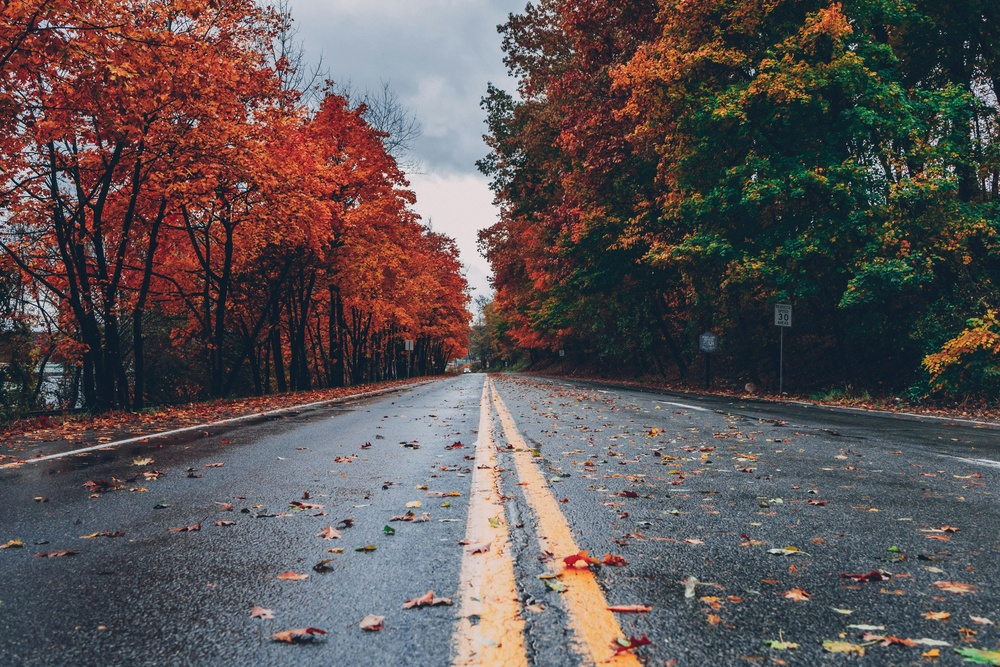
#> input picture p1.jpg, 1000 x 667 px, shrunk from 5472 x 3648 before the run
$ python watershed_test.py
#> lines starting #> are read from the running program, lines starting #| are printed output that depends on the picture; after the words box and inside, x2 and y2 are one past the last pixel; in counts of white or black regions, pixels touching at a corner belong together
import numpy as np
import cv2 as cv
from matplotlib import pyplot as plt
import cv2

img = cv.imread('p1.jpg')
#> img is the input picture: shape (667, 1000, 3); mean B, G, R 83.7, 83, 91.6
assert img is not None, "file could not be read, check with os.path.exists()"
gray = cv.cvtColor(img,cv.COLOR_BGR2GRAY)
ret, thresh = cv.threshold(gray,0,255,cv.THRESH_BINARY_INV+cv.THRESH_OTSU)
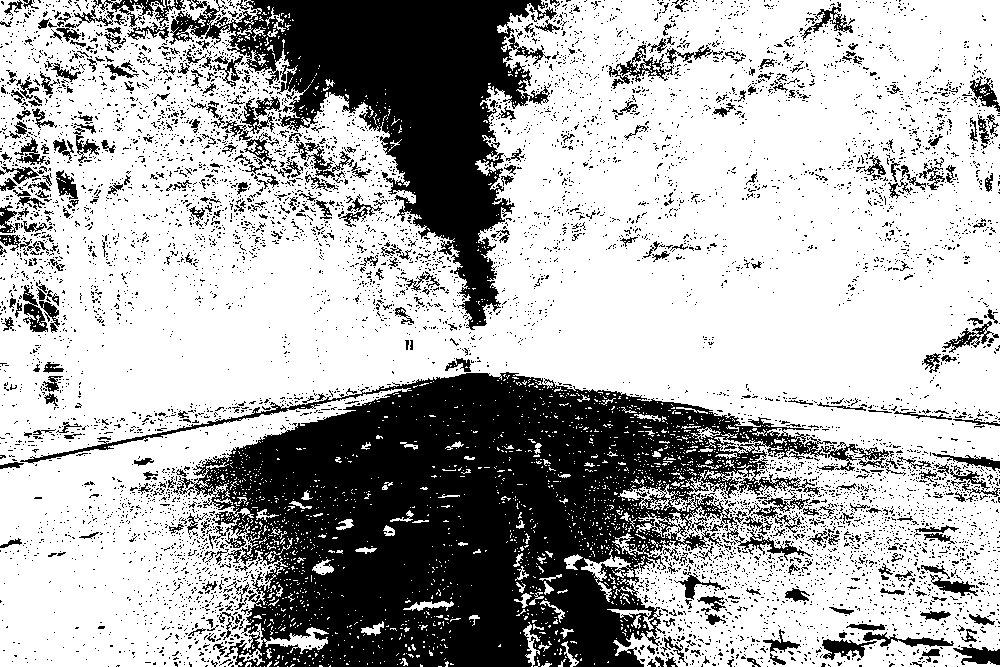
#> thresh: shape (667, 1000); 68.6% white; 7322 black regions (6927 under 20 px), largest, box (x1, y1, x2, y2) and area: (20, 372, 889, 667) 111706, (169, 0, 557, 330) 43639, (56, 0, 165, 42) 930
#> ret = 103
# noise removal
kernel = np.ones((3,3),np.uint8)
opening = cv.morphologyEx(thresh,cv.MORPH_OPEN,kernel, iterations = 2)
#> opening: shape (667, 1000); 54% white; 1257 black regions (1087 under 20 px), largest, box (x1, y1, x2, y2) and area: (0, 338, 1000, 667) 172382, (0, 0, 605, 334) 92456, (602, 14, 746, 120) 3518

# sure background area
sure_bg = cv.dilate(opening,kernel,iterations=3)
#> sure_bg: shape (667, 1000); 67.8% white; 200 black regions (116 under 20 px), largest, box (x1, y1, x2, y2) and area: (142, 373, 1000, 667) 140025, (76, 0, 568, 325) 55632, (0, 69, 80, 262) 4308

# Finding sure foreground area
dist_transform = cv.distanceTransform(opening,cv.DIST_L2,5)
ret, sure_fg = cv.threshold(dist_transform,0.7*dist_transform.max(),255,0)
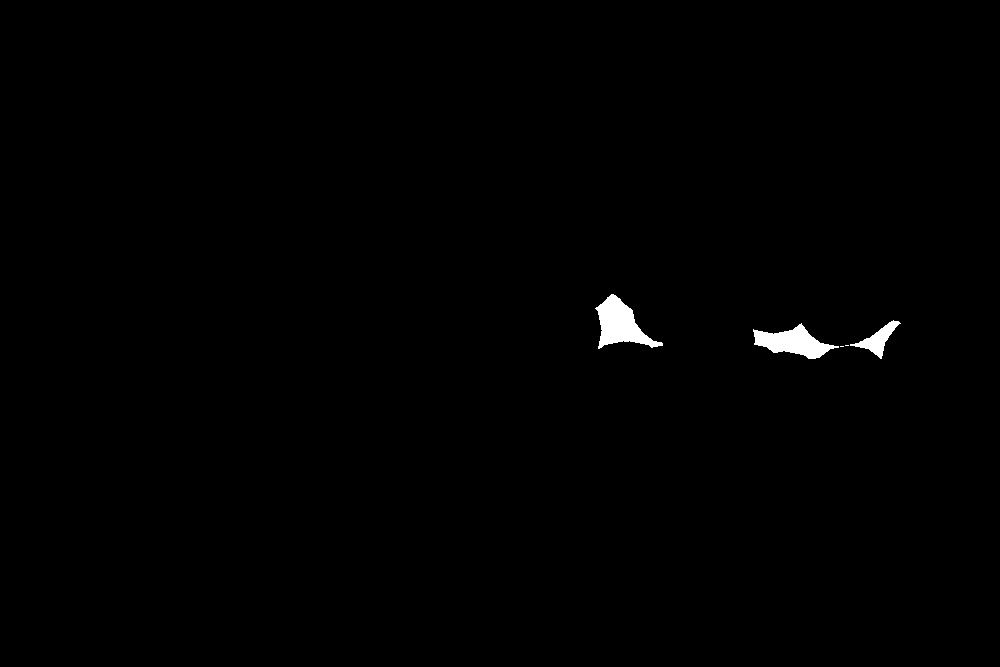
#> sure_fg: shape (667, 1000) float32; 0.58% white; 5 white regions (2 under 20 px), largest, box (x1, y1, x2, y2) and area: (595, 294, 663, 349) 1756, (753, 323, 839, 359) 1505, (850, 320, 901, 359) 625
#> ret = 41

# Finding unknown region
sure_fg = np.uint8(sure_fg)
unknown = cv.subtract(sure_bg,sure_fg)
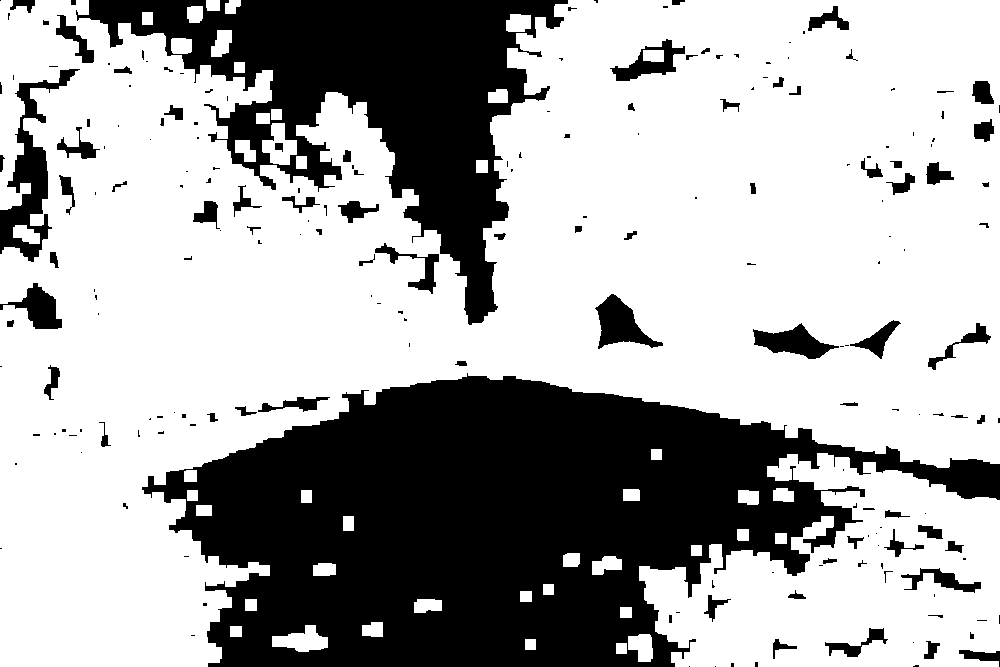
#> unknown: shape (667, 1000); 67.2% white; 205 black regions (118 under 20 px), largest, box (x1, y1, x2, y2) and area: (142, 373, 1000, 667) 140025, (76, 0, 568, 325) 55632, (0, 69, 80, 262) 4308

# Marker labelling
ret, markers = cv.connectedComponents(sure_fg)
#> markers: shape (667, 1000) int32; 6 distinct labels, from 0 to 5
#> ret = 6

# Add one to all labels so that sure background is not 0, but 1
markers = markers+1
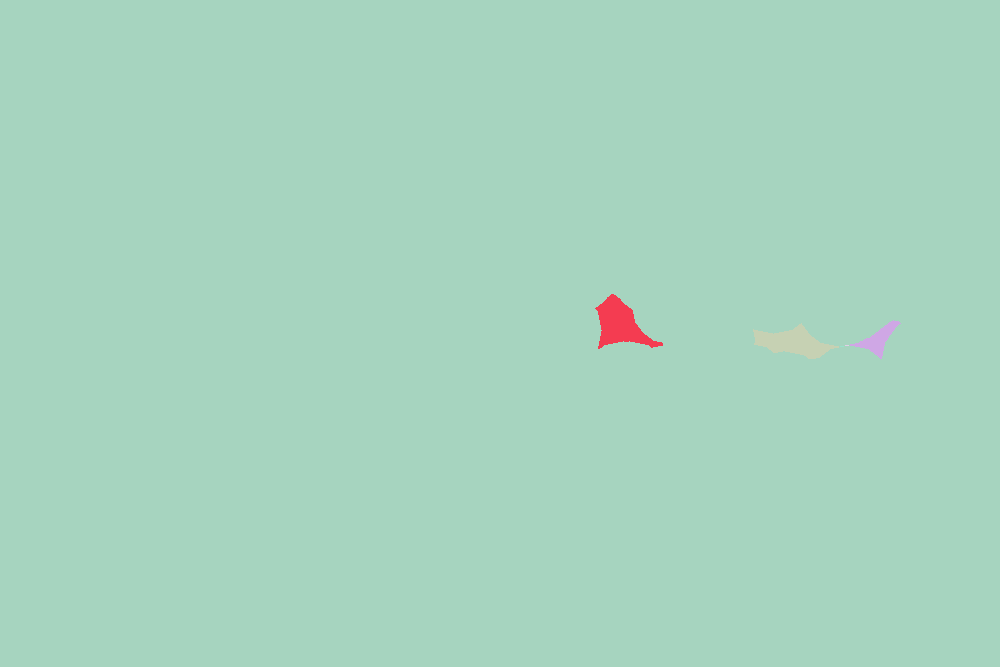
#> markers: shape (667, 1000) int32; 6 distinct labels, from 1 to 6; one colour per label, 0 black

# Now, mark the region of unknown with zero
markers[unknown==255] = 0
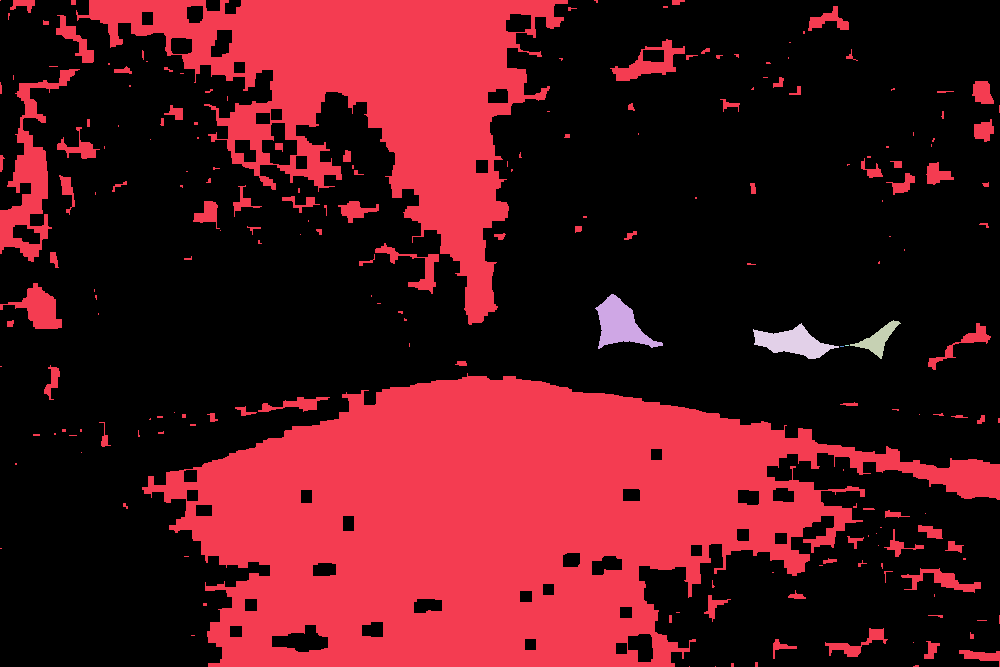
#> markers: shape (667, 1000) int32; 7 distinct labels, from 0 to 6; one colour per label, 0 black

markers = cv.watershed(img,markers)
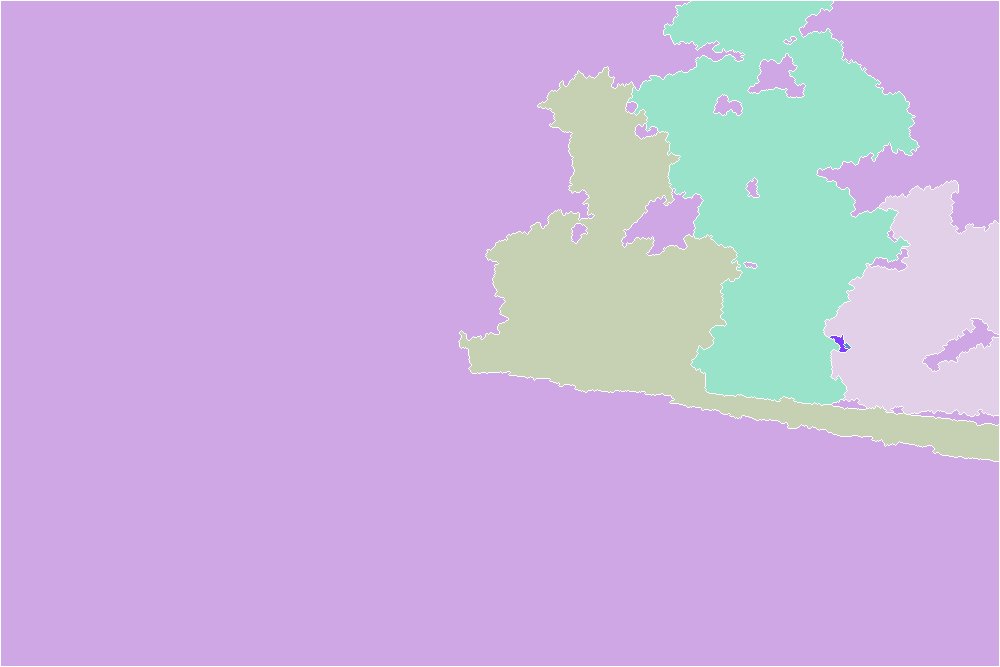
#> markers: shape (667, 1000) int32; 7 distinct labels, from -1 to 6; one colour per label, 0 black, -1 white
img[markers == -1] = [255,0,0]
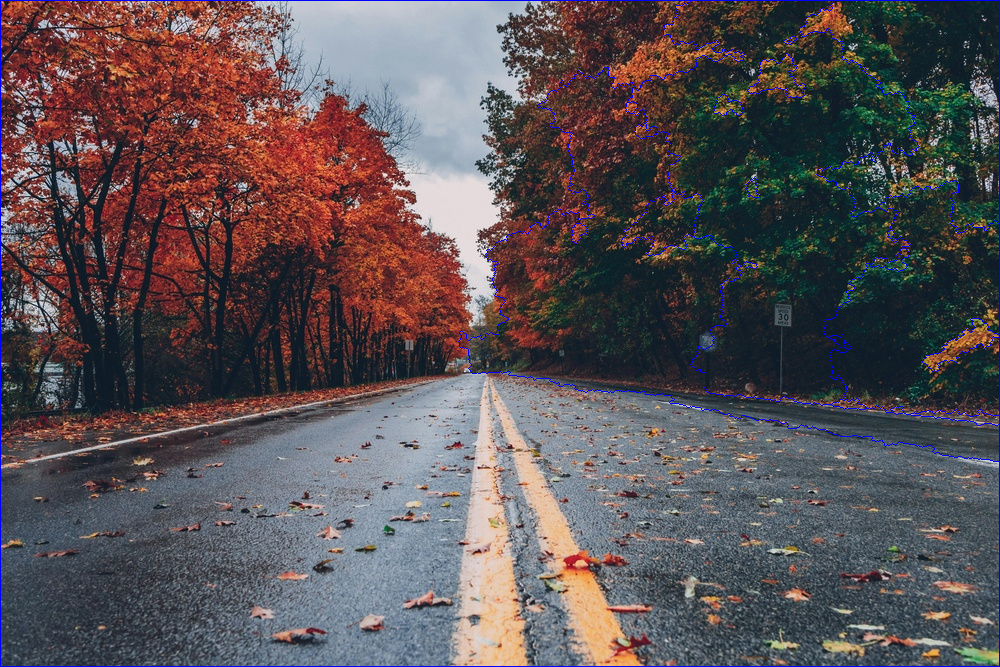
#> img: shape (667, 1000, 3); 1.19% of pixels changed, all inside (x1, y1, x2, y2) = (0, 0, 1000, 667)

cv2.imshow('image', img)
cv2.waitKey(0)
cv2.destroyAllWindows()

$ run again, with image_texture.jpeg copied over p1.jpg
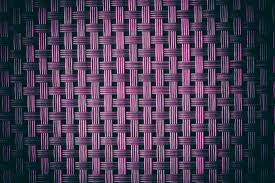
#> input picture image_texture.jpeg, 275 x 183 px
#> img is the input picture: shape (183, 275, 3); mean B, G, R 84, 60.7, 72.7
#> `ret, thresh = cv.threshold(gray,0,255,cv.THRESH_BINARY_INV+cv.THRESH_O..`:
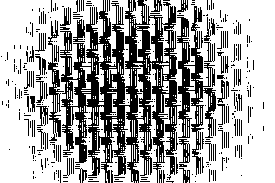
#> thresh: shape (183, 275); 65.5% white; 375 black regions (328 under 20 px), largest, box (x1, y1, x2, y2) and area: (60, 0, 181, 183) 10425, (177, 6, 216, 175) 2259, (48, 20, 64, 141) 593
#> `ret, thresh = cv.threshold(gray,0,255,cv.THRESH_BINARY_INV+cv.THRESH_O..`: ret = 79
#> opening: shape (183, 275); 48.1% white; 137 white regions, largest, box (x1, y1, x2, y2) and area: (208, 0, 275, 183) 8334, (0, 0, 77, 183) 7086, (196, 167, 209, 183) 159
#> sure_bg: shape (183, 275); 86.7% white; 43 black regions (25 under 20 px), largest, box (x1, y1, x2, y2) and area: (43, 0, 221, 183) 5876, (134, 173, 145, 183) 64, (83, 173, 94, 183) 60
#> `ret, sure_fg = cv.threshold(dist_transform,0.7*dist_transform.max(),25..`: ret = 24.2
#> unknown: shape (183, 275); 85.4% white; 47 black regions (25 under 20 px), largest, box (x1, y1, x2, y2) and area: (43, 0, 221, 183) 5876, (264, 153, 275, 183) 271, (0, 0, 10, 26) 164
#> `ret, markers = cv.connectedComponents(sure_fg)`: ret = 5
#> `img[markers == -1] = [255,0,0]`:
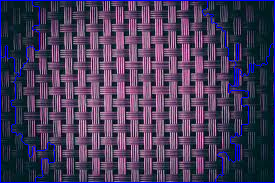
#> img: shape (183, 275, 3); 3.48% of pixels changed, all inside (x1, y1, x2, y2) = (0, 0, 275, 183)

$ run again, with test_img2.jpeg copied over p1.jpg
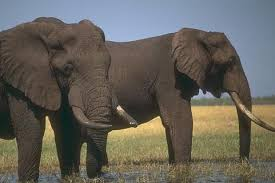
#> input picture test_img2.jpeg, 275 x 183 px
#> img is the input picture: shape (183, 275, 3); mean B, G, R 90.4, 98.2, 101.6
#> `ret, thresh = cv.threshold(gray,0,255,cv.THRESH_BINARY_INV+cv.THRESH_O..`:
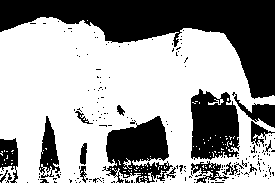
#> thresh: shape (183, 275); 61.5% white; 192 black regions (173 under 20 px), largest, box (x1, y1, x2, y2) and area: (0, 0, 275, 99) 10633, (102, 116, 173, 183) 2809, (191, 89, 240, 160) 2666
#> `ret, thresh = cv.threshold(gray,0,255,cv.THRESH_BINARY_INV+cv.THRESH_O..`: ret = 106
#> opening: shape (183, 275); 55.6% white; 32 black regions (23 under 20 px), largest, box (x1, y1, x2, y2) and area: (0, 0, 275, 183) 16357, (102, 116, 186, 183) 3682, (38, 116, 61, 183) 890
#> sure_bg: shape (183, 275); 66.2% white; 8 black regions (1 under 20 px), largest, box (x1, y1, x2, y2) and area: (0, 0, 275, 95) 9469, (194, 94, 244, 183) 2934, (109, 121, 173, 183) 2896
#> `ret, sure_fg = cv.threshold(dist_transform,0.7*dist_transform.max(),25..`: ret = 37.8
#> `ret, markers = cv.connectedComponents(sure_fg)`: ret = 2
#> `img[markers == -1] = [255,0,0]`:
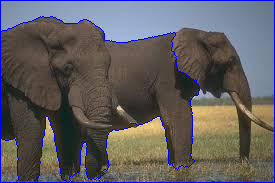
#> img: shape (183, 275, 3); 3.37% of pixels changed, all inside (x1, y1, x2, y2) = (0, 0, 275, 183)
